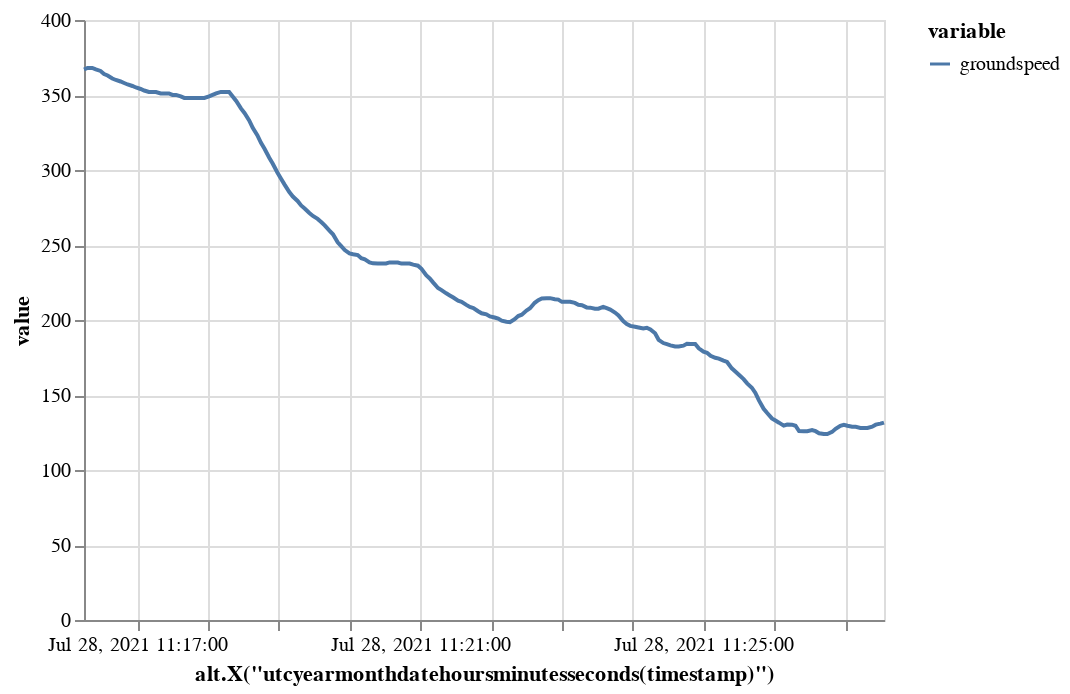

Here is the notebook cell this chart was saved with:
### Code cell
traffic[0].chart("groundspeed").encode()

### Figure 1 — Vega-Lite specification as saved in the notebook (floating-point values rounded to 4 significant figures; data arrays with more than 128 entries replaced by an {"elided": "..."} marker saying what was removed)
{"config": {"view": {"continuousWidth": 400, "continuousHeight": 300}}, "data": {"name": "data-bbd1a7d43e95a55f0b55dbef4e6fb4d5"}, "mark": "line", "encoding": {"color": {"type": "nominal", "field": "variable"}, "x": {"type": "temporal", "field": "timestamp", "timeUnit": "utcyearmonthdatehoursminutesseconds", "title": "alt.X(\"utcyearmonthdatehoursminutesseconds(timestamp)\")"}, "y": {"type": "quantitative", "field": "value"}}, "transform": [{"fold": ["groundspeed"], "as": ["variable", "value"]}], "$schema": "https://vega.github.io/schema/vega-lite/v4.8.1.json", "datasets": {"data-bbd1a7d43e95a55f0b55dbef4e6fb4d5": {"elided": "200 records"}}}
